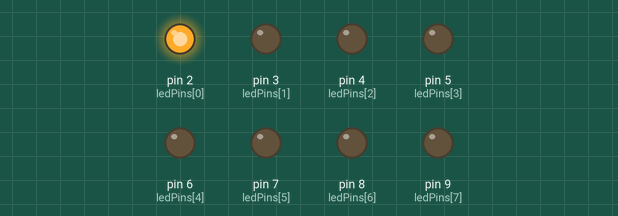
Simulated run of this sketch. Board: Arduino Uno, built with avr-gcc and run on an emulated ATmega328P. Shown: output pins drawn as LEDs (lit = HIGH).

Above: at 0.05 s.
At 0.55 s:
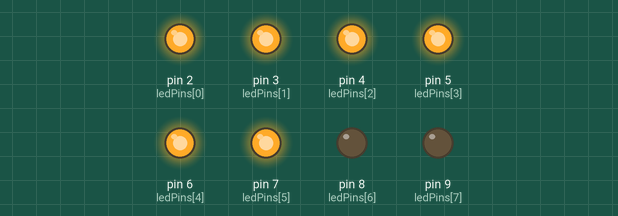
At 0.85 s:
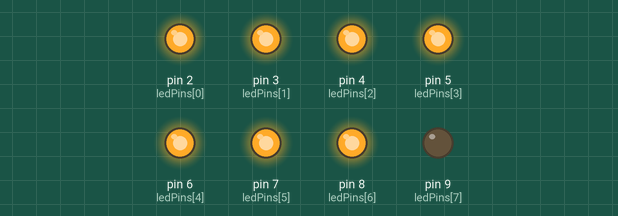
At 1.75 s:
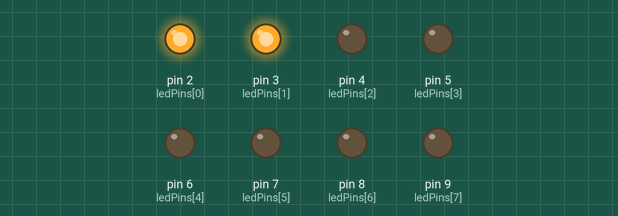
At 2.65 s:
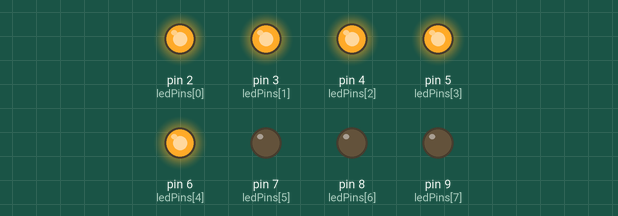
At 3.55 s:
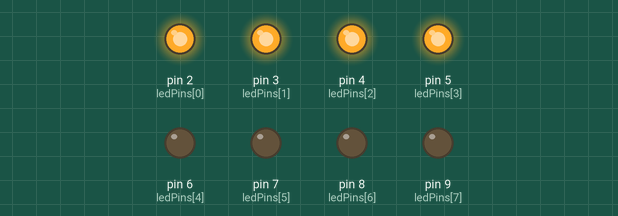
Timing chart, 0 to 3.9 s (numbered marks = the images above):
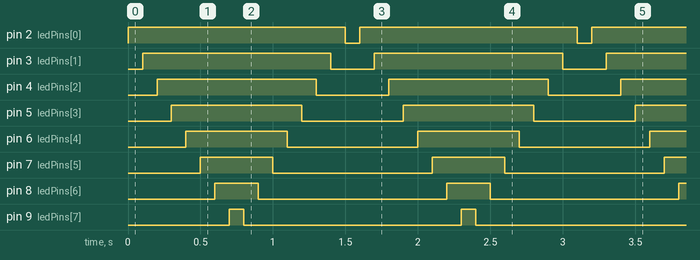

The sketch:

MultiplosLeds.ino
```cpp
/* 28 -- Multiplos Leds

 Acesse https://linktr.ee/progui

 Conteúdo para o material de estudos do
 Introdução ao Arduino com 14 Projetos
 Versao 1.0
 */

int ledPins[] = {2,3,4,5,6,7,8,9};   // inicializa um vetor para armazenar os numero de cada um dos 8 LEDs

void setup()
{
  pinMode(ledPins[0],OUTPUT);  // ledPins[0] = 2
  pinMode(ledPins[1],OUTPUT);  // ledPins[1] = 3
  pinMode(ledPins[2],OUTPUT);  // ledPins[2] = 4
  pinMode(ledPins[3],OUTPUT);  // ledPins[3] = 5
  pinMode(ledPins[4],OUTPUT);  // ledPins[4] = 6
  pinMode(ledPins[5],OUTPUT);  // ledPins[5] = 7
  pinMode(ledPins[6],OUTPUT);  // ledPins[6] = 8
  pinMode(ledPins[7],OUTPUT);  // ledPins[7] = 9
}

void loop()
{
  int index;
  int delayTime = 100; // tempo de pausa do LED

  // acende os LEDs um após o outro
  for(index = 0; index <= 7; index = ++index)
  {
    digitalWrite(ledPins[index], HIGH);
    delay(delayTime);
  }

  // apaga todos os LEDs
  for(index = 7; index >= 0; index = --index)
  {
    digitalWrite(ledPins[index], LOW);
    delay(delayTime);
  }
}
```

Measured:
- by itself, pin 2 (ledPins[0]): alternates HIGH for 1.5 s and LOW for 0.10 s
- by itself, pin 3 (ledPins[1]): alternates HIGH for 1.3 s and LOW for 0.30 s
- by itself, pin 4 (ledPins[2]): alternates HIGH for 1.1 s and LOW for 0.50 s
- by itself, pin 5 (ledPins[3]): alternates HIGH for 0.90 s and LOW for 0.70 s
- by itself, pin 6 (ledPins[4]): alternates HIGH for 0.70 s and LOW for 0.90 s
- by itself, pin 7 (ledPins[5]): alternates HIGH for 0.50 s and LOW for 1.1 s
- by itself, pin 8 (ledPins[6]): alternates HIGH for 0.30 s and LOW for 1.3 s
- by itself, pin 9 (ledPins[7]): alternates HIGH for 0.10 s and LOW for 1.5 s
